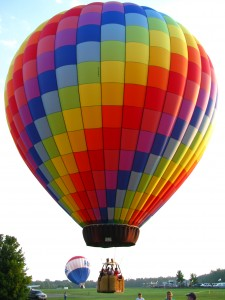
#> input picture 1. Sklearn Image Processing/image_data/balloon.jpg, 225 x 300 px
$ jupyter execute --allow-errors 'Sklearn Image Processing 5.ipynb'
#> lines starting #> are read from the running program, lines starting #| are printed output that depends on the picture
[cell 1]
import os
os.chdir("..\\Sklearn Image Processing")
import matplotlib.pyplot as plt
import numpy as np
from skimage import io

#> (the rest of this cell did not finish here and is left out)

##### Channel setup

[cell 2]
#Checking image
color_image = io.imread('./image_data/balloon.jpg')
#> color_image is the input picture: shape (300, 225, 3); mean R, G, B 170.1, 140.5, 129.3
plt.imshow(color_image)

[cell 3]
# Seperation of channel
red_image = color_image[:, :, 0]
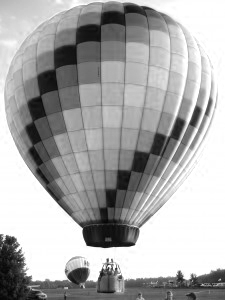
#> red_image: shape (300, 225); min 2, max 255, mean 170.1
green_image = color_image[:, :, 1]
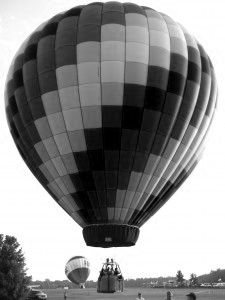
#> green_image: shape (300, 225); min 0, max 255, mean 140.5
blue_image = color_image[:, :, 2]
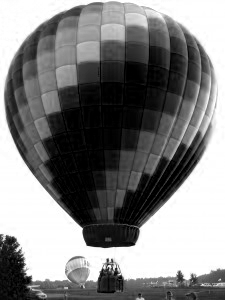
#> blue_image: shape (300, 225); min 0, max 255, mean 129.3

#> (the rest of this cell did not finish here and is left out)

[cell 4]
#Combining color-slices with row/column-slices
color_patches = color_image.copy()

# Remove green (1) & blue (2) from top-left corner.
color_patches[:100, :100, 1:] = 0
# Remove red (0) & blue (2) from bottom-right corner.
color_patches[-100:, -100:, (0, 2)] = 0
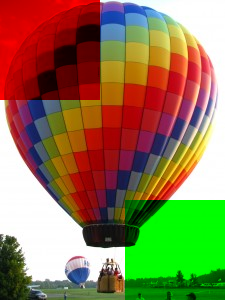
#> color_patches: shape (300, 225, 3); mean R, G, B 140.1, 121.8, 79.7
plt.imshow(color_patches)

$ run again, with 1. Sklearn Image Processing/image_data/forest.jpg copied over 1. Sklearn Image Processing/image_data/balloon.jpg
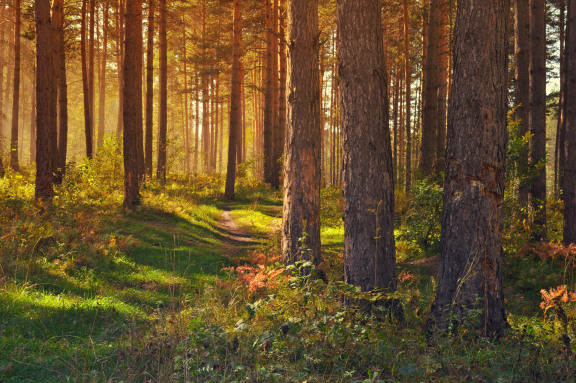
#> input picture 1. Sklearn Image Processing/image_data/forest.jpg, 576 x 383 px
#> color_image is the input picture: shape (383, 576, 3); mean R, G, B 102.2, 79, 43.2
#> `blue_image = color_image[:, :, 2]`:
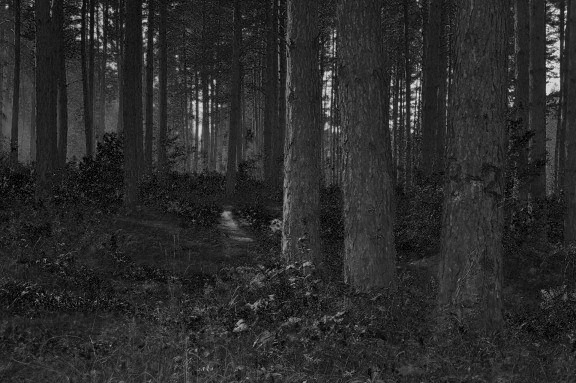
#> blue_image: shape (383, 576); min 0, max 233, mean 43.2
#> `color_patches[-100:, -100:, (0, 2)] = 0`:
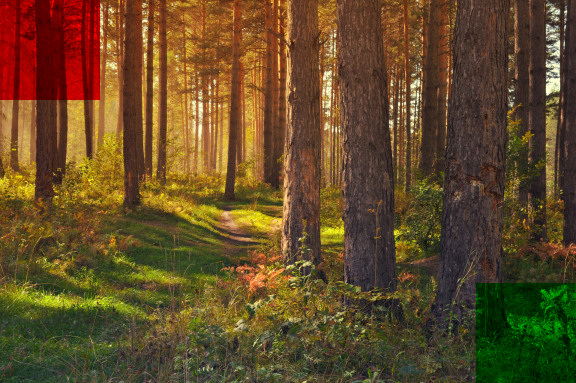
#> color_patches: shape (383, 576, 3); mean R, G, B 99.2, 75.2, 39.6

$ run again, with 1. Sklearn Image Processing/image_data/greenscreen.jpg copied over 1. Sklearn Image Processing/image_data/balloon.jpg
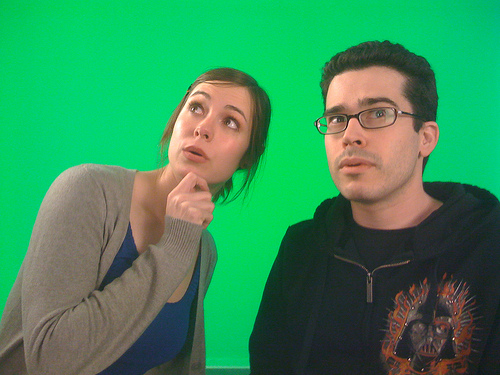
#> input picture 1. Sklearn Image Processing/image_data/greenscreen.jpg, 500 x 375 px
#> color_image is the input picture: shape (375, 500, 3); mean R, G, B 56.1, 140.7, 88.5
#> `blue_image = color_image[:, :, 2]`:
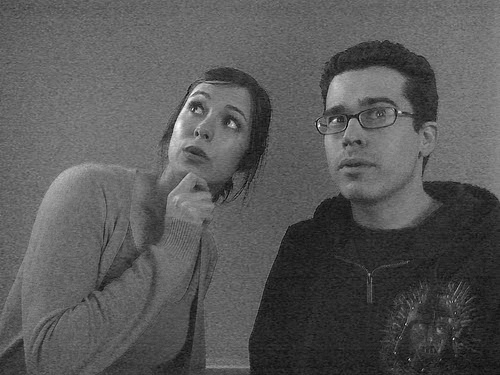
#> blue_image: shape (375, 500); min 0, max 255, mean 88.5
#> `color_patches[-100:, -100:, (0, 2)] = 0`:
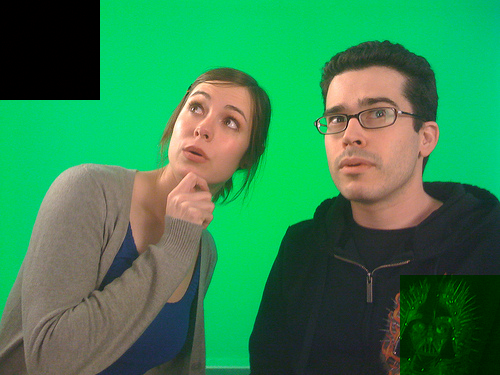
#> color_patches: shape (375, 500, 3); mean R, G, B 52.8, 129.5, 80.5
